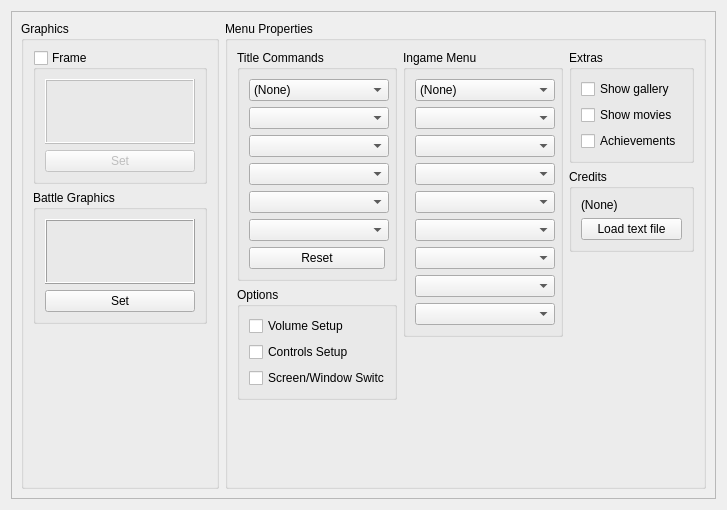
<?xml version="1.0" encoding="UTF-8"?>
<ui version="4.0">
 <class>QDbPageSystem2</class>
 <widget class="QWidget" name="QDbPageSystem2">
  <property name="geometry">
   <rect>
    <x>0</x>
    <y>0</y>
    <width>727</width>
    <height>510</height>
   </rect>
  </property>
  <property name="sizePolicy">
   <sizepolicy hsizetype="Fixed" vsizetype="Preferred">
    <horstretch>0</horstretch>
    <verstretch>0</verstretch>
   </sizepolicy>
  </property>
  <property name="minimumSize">
   <size>
    <width>150</width>
    <height>65</height>
   </size>
  </property>
  <property name="windowTitle">
   <string>Form</string>
  </property>
  <layout class="QVBoxLayout" name="verticalLayout_2">
   <item>
    <widget class="QFrame" name="frame_7">
     <property name="frameShape">
      <enum>QFrame::StyledPanel</enum>
     </property>
     <property name="frameShadow">
      <enum>QFrame::Raised</enum>
     </property>
     <layout class="QVBoxLayout" name="verticalLayout">
      <item>
       <layout class="QHBoxLayout" name="horizontalLayout_2">
        <item>
         <widget class="QGroupBox" name="groupBox_79">
          <property name="title">
           <string>Graphics</string>
          </property>
          <layout class="QVBoxLayout" name="verticalLayout_14">
           <item>
            <widget class="QGroupBox" name="groupBox_81">
             <property name="title">
              <string>Frame</string>
             </property>
             <property name="checkable">
              <bool>true</bool>
             </property>
             <property name="checked">
              <bool>false</bool>
             </property>
             <layout class="QVBoxLayout" name="verticalLayout_12">
              <item>
               <widget class="QFrame" name="frame_9">
                <property name="sizePolicy">
                 <sizepolicy hsizetype="Fixed" vsizetype="Fixed">
                  <horstretch>0</horstretch>
                  <verstretch>0</verstretch>
                 </sizepolicy>
                </property>
                <property name="minimumSize">
                 <size>
                  <width>150</width>
                  <height>65</height>
                 </size>
                </property>
                <property name="frameShape">
                 <enum>QFrame::Box</enum>
                </property>
                <property name="frameShadow">
                 <enum>QFrame::Raised</enum>
                </property>
               </widget>
              </item>
              <item>
               <widget class="QPushButton" name="pushButton_8">
                <property name="sizePolicy">
                 <sizepolicy hsizetype="Minimum" vsizetype="Fixed">
                  <horstretch>0</horstretch>
                  <verstretch>0</verstretch>
                 </sizepolicy>
                </property>
                <property name="text">
                 <string>Set</string>
                </property>
               </widget>
              </item>
             </layout>
            </widget>
           </item>
           <item>
            <widget class="QGroupBox" name="groupBox_82">
             <property name="title">
              <string>Battle Graphics</string>
             </property>
             <layout class="QVBoxLayout" name="verticalLayout_13">
              <item>
               <widget class="QFrame" name="frame_10">
                <property name="sizePolicy">
                 <sizepolicy hsizetype="Fixed" vsizetype="Fixed">
                  <horstretch>0</horstretch>
                  <verstretch>0</verstretch>
                 </sizepolicy>
                </property>
                <property name="minimumSize">
                 <size>
                  <width>150</width>
                  <height>65</height>
                 </size>
                </property>
                <property name="frameShape">
                 <enum>QFrame::Box</enum>
                </property>
                <property name="frameShadow">
                 <enum>QFrame::Raised</enum>
                </property>
               </widget>
              </item>
              <item>
               <widget class="QPushButton" name="pushButton_9">
                <property name="text">
                 <string>Set</string>
                </property>
               </widget>
              </item>
             </layout>
            </widget>
           </item>
           <item>
            <spacer name="verticalSpacer_4">
             <property name="orientation">
              <enum>Qt::Vertical</enum>
             </property>
             <property name="sizeHint" stdset="0">
              <size>
               <width>20</width>
               <height>40</height>
              </size>
             </property>
            </spacer>
           </item>
          </layout>
         </widget>
        </item>
        <item>
         <spacer name="horizontalSpacer">
          <property name="orientation">
           <enum>Qt::Horizontal</enum>
          </property>
          <property name="sizeHint" stdset="0">
           <size>
            <width>40</width>
            <height>20</height>
           </size>
          </property>
         </spacer>
        </item>
        <item>
         <widget class="QGroupBox" name="groupBox_78">
          <property name="title">
           <string>Menu Properties</string>
          </property>
          <layout class="QVBoxLayout" name="verticalLayout_3">
           <item>
            <layout class="QHBoxLayout" name="horizontalLayout">
             <item>
              <layout class="QVBoxLayout" name="verticalLayout_6">
               <item>
                <widget class="QGroupBox" name="groupBox_80">
                 <property name="title">
                  <string>Title Commands</string>
                 </property>
                 <layout class="QVBoxLayout" name="verticalLayout_26">
                  <item>
                   <widget class="QComboBox" name="comboBox_15">
                    <property name="minimumSize">
                     <size>
                      <width>140</width>
                      <height>0</height>
                     </size>
                    </property>
                    <item>
                     <property name="text">
                      <string>(None)</string>
                     </property>
                    </item>
                    <item>
                     <property name="text">
                      <string>New Game</string>
                     </property>
                    </item>
                    <item>
                     <property name="text">
                      <string>Load Game</string>
                     </property>
                    </item>
                    <item>
                     <property name="text">
                      <string>Options</string>
                     </property>
                    </item>
                    <item>
                     <property name="text">
                      <string>Extras</string>
                     </property>
                    </item>
                    <item>
                     <property name="text">
                      <string>Credits</string>
                     </property>
                    </item>
                    <item>
                     <property name="text">
                      <string>Exit Game</string>
                     </property>
                    </item>
                   </widget>
                  </item>
                  <item>
                   <widget class="QComboBox" name="comboBox_14">
                    <property name="minimumSize">
                     <size>
                      <width>140</width>
                      <height>0</height>
                     </size>
                    </property>
                   </widget>
                  </item>
                  <item>
                   <widget class="QComboBox" name="comboBox_11">
                    <property name="minimumSize">
                     <size>
                      <width>140</width>
                      <height>0</height>
                     </size>
                    </property>
                   </widget>
                  </item>
                  <item>
                   <widget class="QComboBox" name="comboBox_12">
                    <property name="minimumSize">
                     <size>
                      <width>140</width>
                      <height>0</height>
                     </size>
                    </property>
                   </widget>
                  </item>
                  <item>
                   <widget class="QComboBox" name="comboBox_10">
                    <property name="minimumSize">
                     <size>
                      <width>140</width>
                      <height>0</height>
                     </size>
                    </property>
                   </widget>
                  </item>
                  <item>
                   <widget class="QComboBox" name="comboBox_9">
                    <property name="minimumSize">
                     <size>
                      <width>140</width>
                      <height>0</height>
                     </size>
                    </property>
                   </widget>
                  </item>
                  <item>
                   <widget class="QPushButton" name="pushButton">
                    <property name="text">
                     <string>Reset</string>
                    </property>
                   </widget>
                  </item>
                 </layout>
                </widget>
               </item>
               <item>
                <widget class="QGroupBox" name="groupBox">
                 <property name="title">
                  <string>Options</string>
                 </property>
                 <layout class="QVBoxLayout" name="verticalLayout_4">
                  <item>
                   <widget class="QCheckBox" name="checkBox">
                    <property name="text">
                     <string>Volume Setup</string>
                    </property>
                   </widget>
                  </item>
                  <item>
                   <widget class="QCheckBox" name="checkBox_2">
                    <property name="text">
                     <string>Controls Setup</string>
                    </property>
                   </widget>
                  </item>
                  <item>
                   <widget class="QCheckBox" name="checkBox_3">
                    <property name="text">
                     <string>Screen/Window Switch</string>
                    </property>
                   </widget>
                  </item>
                 </layout>
                </widget>
               </item>
               <item>
                <spacer name="verticalSpacer_3">
                 <property name="orientation">
                  <enum>Qt::Vertical</enum>
                 </property>
                 <property name="sizeHint" stdset="0">
                  <size>
                   <width>20</width>
                   <height>40</height>
                  </size>
                 </property>
                </spacer>
               </item>
              </layout>
             </item>
             <item>
              <layout class="QVBoxLayout" name="verticalLayout_7">
               <item>
                <widget class="QGroupBox" name="groupBox_2">
                 <property name="title">
                  <string>Ingame Menu</string>
                 </property>
                 <layout class="QVBoxLayout" name="verticalLayout_8">
                  <item>
                   <widget class="QComboBox" name="comboBox">
                    <property name="minimumSize">
                     <size>
                      <width>140</width>
                      <height>0</height>
                     </size>
                    </property>
                    <item>
                     <property name="text">
                      <string>(None)</string>
                     </property>
                    </item>
                    <item>
                     <property name="text">
                      <string>Items</string>
                     </property>
                    </item>
                    <item>
                     <property name="text">
                      <string>Skills</string>
                     </property>
                    </item>
                    <item>
                     <property name="text">
                      <string>Equipment</string>
                     </property>
                    </item>
                    <item>
                     <property name="text">
                      <string>Status</string>
                     </property>
                    </item>
                    <item>
                     <property name="text">
                      <string>Formation</string>
                     </property>
                    </item>
                    <item>
                     <property name="text">
                      <string>Save</string>
                     </property>
                    </item>
                    <item>
                     <property name="text">
                      <string>Load</string>
                     </property>
                    </item>
                    <item>
                     <property name="text">
                      <string>Options</string>
                     </property>
                    </item>
                    <item>
                     <property name="text">
                      <string>Exit</string>
                     </property>
                    </item>
                   </widget>
                  </item>
                  <item>
                   <widget class="QComboBox" name="comboBox_2">
                    <property name="minimumSize">
                     <size>
                      <width>140</width>
                      <height>0</height>
                     </size>
                    </property>
                   </widget>
                  </item>
                  <item>
                   <widget class="QComboBox" name="comboBox_3">
                    <property name="minimumSize">
                     <size>
                      <width>140</width>
                      <height>0</height>
                     </size>
                    </property>
                   </widget>
                  </item>
                  <item>
                   <widget class="QComboBox" name="comboBox_4">
                    <property name="minimumSize">
                     <size>
                      <width>140</width>
                      <height>0</height>
                     </size>
                    </property>
                   </widget>
                  </item>
                  <item>
                   <widget class="QComboBox" name="comboBox_5">
                    <property name="minimumSize">
                     <size>
                      <width>140</width>
                      <height>0</height>
                     </size>
                    </property>
                   </widget>
                  </item>
                  <item>
                   <widget class="QComboBox" name="comboBox_6">
                    <property name="minimumSize">
                     <size>
                      <width>140</width>
                      <height>0</height>
                     </size>
                    </property>
                   </widget>
                  </item>
                  <item>
                   <widget class="QComboBox" name="comboBox_7">
                    <property name="minimumSize">
                     <size>
                      <width>140</width>
                      <height>0</height>
                     </size>
                    </property>
                   </widget>
                  </item>
                  <item>
                   <widget class="QComboBox" name="comboBox_8">
                    <property name="minimumSize">
                     <size>
                      <width>140</width>
                      <height>0</height>
                     </size>
                    </property>
                   </widget>
                  </item>
                  <item>
                   <widget class="QComboBox" name="comboBox_13">
                    <property name="minimumSize">
                     <size>
                      <width>140</width>
                      <height>0</height>
                     </size>
                    </property>
                   </widget>
                  </item>
                 </layout>
                </widget>
               </item>
               <item>
                <spacer name="verticalSpacer">
                 <property name="orientation">
                  <enum>Qt::Vertical</enum>
                 </property>
                 <property name="sizeHint" stdset="0">
                  <size>
                   <width>20</width>
                   <height>40</height>
                  </size>
                 </property>
                </spacer>
               </item>
              </layout>
             </item>
             <item>
              <layout class="QVBoxLayout" name="verticalLayout_9">
               <item>
                <widget class="QGroupBox" name="groupBox_3">
                 <property name="title">
                  <string>Extras</string>
                 </property>
                 <layout class="QVBoxLayout" name="verticalLayout_10">
                  <item>
                   <widget class="QCheckBox" name="checkBox_5">
                    <property name="text">
                     <string>Show gallery</string>
                    </property>
                   </widget>
                  </item>
                  <item>
                   <widget class="QCheckBox" name="checkBox_4">
                    <property name="text">
                     <string>Show movies</string>
                    </property>
                   </widget>
                  </item>
                  <item>
                   <widget class="QCheckBox" name="checkBox_6">
                    <property name="text">
                     <string>Achievements</string>
                    </property>
                   </widget>
                  </item>
                 </layout>
                </widget>
               </item>
               <item>
                <widget class="QGroupBox" name="groupBox_4">
                 <property name="title">
                  <string>Credits</string>
                 </property>
                 <layout class="QVBoxLayout" name="verticalLayout_11">
                  <item>
                   <widget class="QLabel" name="label">
                    <property name="text">
                     <string>(None)</string>
                    </property>
                   </widget>
                  </item>
                  <item>
                   <widget class="QPushButton" name="pushButton_2">
                    <property name="text">
                     <string>Load text file</string>
                    </property>
                   </widget>
                  </item>
                 </layout>
                </widget>
               </item>
               <item>
                <spacer name="verticalSpacer_2">
                 <property name="orientation">
                  <enum>Qt::Vertical</enum>
                 </property>
                 <property name="sizeHint" stdset="0">
                  <size>
                   <width>20</width>
                   <height>40</height>
                  </size>
                 </property>
                </spacer>
               </item>
              </layout>
             </item>
            </layout>
           </item>
          </layout>
         </widget>
        </item>
       </layout>
      </item>
     </layout>
    </widget>
   </item>
  </layout>
 </widget>
 <resources/>
 <connections/>
</ui>
